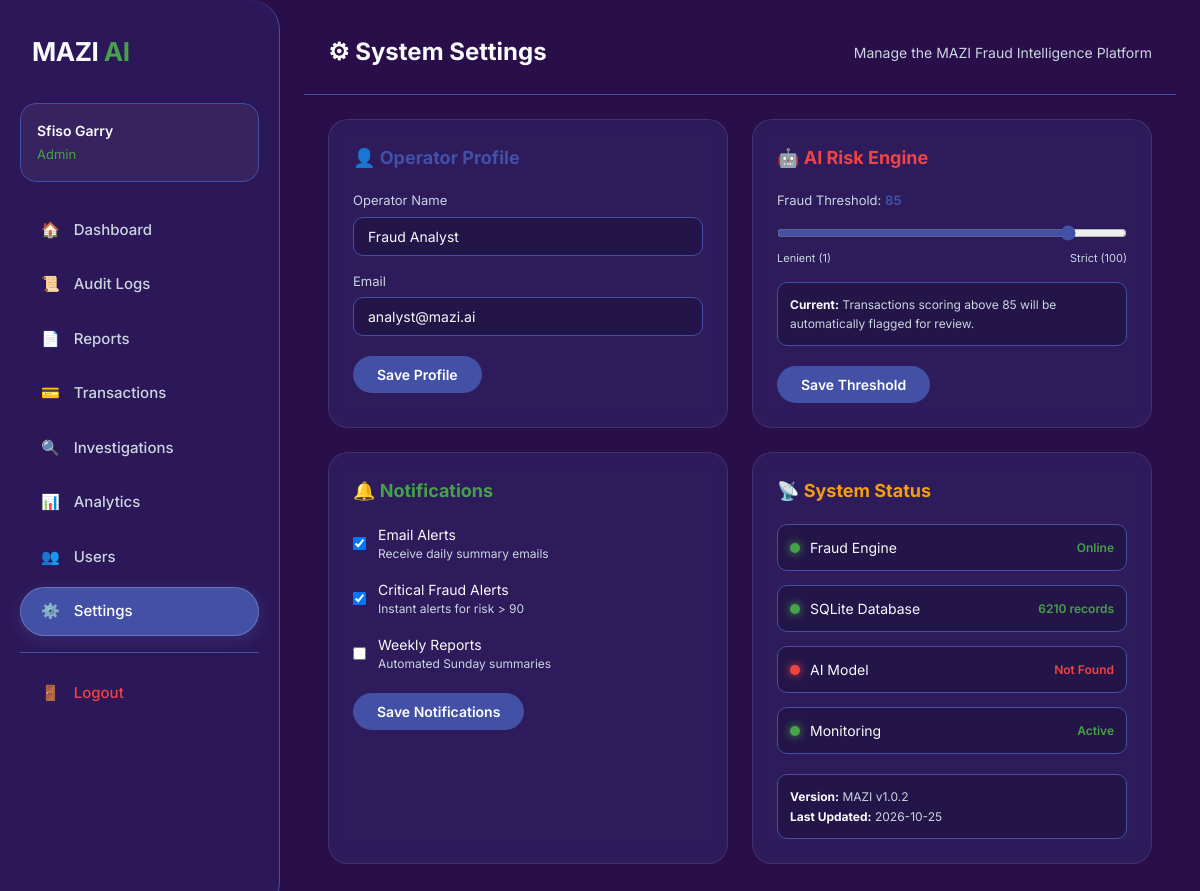
/settings/ (signed in), run on the app's committed database.
### tables this page shows
CREATE TABLE settings (
            id INTEGER PRIMARY KEY AUTOINCREMENT,
            user_id INTEGER DEFAULT 1,
            operator_name TEXT DEFAULT 'Fraud Analyst',
            email TEXT DEFAULT 'analyst@mazi.ai',
            fraud_threshold INTEGER DEFAULT 85,
            email_alerts INTEGER DEFAULT 1,
            critical_alerts INTEGER DEFAULT 1,
            weekly_reports INTEGER DEFAULT 0
        );

### routes/settings.py (the view, shortened to what this page needs)
@settings_bp.route(
    "/",
    methods=["GET", "POST"]
)
@login_required
@role_required("Admin")
def settings():
    conn = get_db_connection()
    cursor = conn.cursor()
    cursor.execute(
        """
        SELECT *
        FROM settings
        WHERE id = 1
        """
    )
    settings_data = cursor.fetchone()
    try:
        cursor.execute("SELECT COUNT(*) AS count FROM transactions")
        db_count_result = cursor.fetchone()
        db_count = db_count_result["count"] if db_count_result else 0
    except:
        db_count = 0
    cursor.close()
    conn.close()
    try:
        from services.prediction_service import get_model_info
        model_info = get_model_info()
        model_loaded = model_info.get("loaded", False)
    except ImportError:
        model_loaded = False
    return render_template(
        "settings.html",
        settings=settings_data,
        username=session.get("username"),
        user_role=session.get("role"),
        db_count=db_count,
        model_loaded=model_loaded,
        now=datetime.datetime.now().strftime("%Y-%m-%d")
    )

### database/connection.py (called while the page is built)
def get_db_connection():
    conn = sqlite3.connect(DATABASE, timeout=20.0)
    conn.row_factory = sqlite3.Row
    conn.execute("PRAGMA foreign_keys = ON;")
    conn.execute("PRAGMA journal_mode = WAL;")  # Prevents 'database is locked' errors during concurrent scans
    return conn

### services/prediction_service.py (called while the page is built, shortened)
def get_model_info() -> dict:
    if not os.path.exists(MODEL_PATH) or not os.path.exists(META_PATH):
        return {
            "loaded": False,
            "message": "Model not trained. Execute: python core_ml/train_model.py"
        }

### services/security.py (called while the page is built, shortened)
def login_required(func):
    @wraps(func)
    def wrapper(*args, **kwargs):
        return func(*args, **kwargs)
    return wrapper

def role_required(*roles):
    def decorator(func):
        @wraps(func)
        def wrapper(*args, **kwargs):
            user_role = session.get("role")
            return func(*args, **kwargs)
        return wrapper
    return decorator

### templates/settings.html (shortened to what this page needs)
{% extends "base.html" %}
{% block content %}
<div style="padding: 10px 24px 24px 24px; border-bottom: 1px solid var(--bg-border); display: flex; justify-content: space-between; align-items: center;">
    <h1 style="margin:0; font-size: 24px; color: var(--text-primary);">⚙ System Settings</h1>
    <div style="font-size: 14px; color: var(--text-secondary);">
        Manage the MAZI Fraud Intelligence Platform
    </div>
</div>
<div style="display: grid; grid-template-columns: repeat(2, 1fr); gap: 24px; padding: 24px;">
    <div class="glass-card" style="background: rgba(66, 80, 166, 0.2); backdrop-filter: blur(10px); border: 1px solid rgba(255,255,255,0.1); border-radius: 20px; padding: 24px;">
        <h3 style="color: var(--accent-blue); margin-bottom: 20px; font-size: 18px;">👤 Operator Profile</h3>
        <form action="{{ url_for('settings.settings') }}" method="POST">
            <div style="margin-bottom: 16px;">
                <label style="display: block; font-size: 13px; color: var(--text-secondary); margin-bottom: 6px;">Operator Name</label>
                <input type="text" name="operator_name" value="{{ settings.operator_name|default('Fraud Analyst') }}"
                    style="width: 100%; padding: 10px 14px; background: rgba(0,0,0,0.2); border: 1px solid var(--bg-border); border-radius: 10px; color: var(--text-primary); font-size: 14px; outline: none;">
            </div>
            <div style="margin-bottom: 20px;">
                <label style="display: block; font-size: 13px; color: var(--text-secondary); margin-bottom: 6px;">Email</label>
                <input type="email" name="email" value="{{ settings.email|default('analyst@mazi.ai') }}"
                    style="width: 100%; padding: 10px 14px; background: rgba(0,0,0,0.2); border: 1px solid var(--bg-border); border-radius: 10px; color: var(--text-primary); font-size: 14px; outline: none;">
            </div>
            <button type="submit" style="background: var(--accent-blue); color: white; border: none; padding: 10px 24px; border-radius: 30px; font-size: 14px; font-weight: 600; cursor: pointer; transition: opacity 0.2s;">
                Save Profile
            </button>
        </form>
    </div>
    <div class="glass-card" style="background: rgba(66, 80, 166, 0.2); backdrop-filter: blur(10px); border: 1px solid rgba(255,255,255,0.1); border-radius: 20px; padding: 24px;">
        <h3 style="color: var(--accent-red); margin-bottom: 20px; font-size: 18px;">🤖 AI Risk Engine</h3>
        <form action="{{ url_for('settings.settings') }}" method="POST">
            <div style="margin-bottom: 16px;">
                <label style="display: block; font-size: 13px; color: var(--text-secondary); margin-bottom: 6px;">
                    Fraud Threshold: <span id="thresholdValue" style="color: var(--accent-blue); font-weight: bold;">{{ settings.fraud_threshold|default(85) }}</span>
                </label>
                <input type="range" name="threshold" min="1" max="100" value="{{ settings.fraud_threshold|default(85) }}"
                    oninput="document.getElementById('thresholdValue').textContent = this.value; document.getElementById('thresholdText').textContent = this.value;"
                    style="width: 100%; accent-color: var(--accent-blue); margin-top: 8px;">
                <div style="display: flex; justify-content: space-between; font-size: 11px; color: var(--text-secondary); margin-top: 4px;">
                    <span>Lenient (1)</span>
                    <span>Strict (100)</span>
                </div>
            </div>
            <div style="margin-bottom: 20px; padding: 12px; background: rgba(0,0,0,0.2); border-radius: 10px; border: 1px solid var(--bg-border);">
                <div style="font-size: 12px; color: var(--text-secondary); line-height: 1.6;">
                    <strong style="color: var(--text-primary);">Current:</strong> Transactions scoring above <span id="thresholdText">{{ settings.fraud_threshold|default(85) }}</span> will be automatically flagged for review.
                </div>
            </div>
            <button type="submit" style="background: var(--accent-blue); color: white; border: none; padding: 10px 24px; border-radius: 30px; font-size: 14px; font-weight: 600; cursor: pointer; transition: opacity 0.2s;">
                Save Threshold
            </button>
        </form>
    </div>
    <div class="glass-card" style="background: rgba(66, 80, 166, 0.2); backdrop-filter: blur(10px); border: 1px solid rgba(255,255,255,0.1); border-radius: 20px; padding: 24px;">
        <h3 style="color: var(--accent-green); margin-bottom: 20px; font-size: 18px;">🔔 Notifications</h3>
        <form action="{{ url_for('settings.settings') }}" method="POST">
            <div style="margin-bottom: 16px;">
                <label style="display: flex; align-items: center; gap: 12px; cursor: pointer;">
                    <input type="checkbox" name="email_alerts" value="1" {% if settings.email_alerts|default(1) == 1 %}checked{% endif %}>
                    <div>
                        <div style="font-size: 14px; color: var(--text-primary);">Email Alerts</div>
                        <div style="font-size: 12px; color: var(--text-secondary);">Receive daily summary emails</div>
                    </div>
                </label>
            </div>
            <div style="margin-bottom: 16px;">
                <label style="display: flex; align-items: center; gap: 12px; cursor: pointer;">
                    <input type="checkbox" name="critical_alerts" value="1" {% if settings.critical_alerts|default(1) == 1 %}checked{% endif %}>
                    <div>
                        <div style="font-size: 14px; color: var(--text-primary);">Critical Fraud Alerts</div>
                        <div style="font-size: 12px; color: var(--text-secondary);">Instant alerts for risk > 90</div>
                    </div>
                </label>
            </div>
            <div style="margin-bottom: 20px;">
                <label style="display: flex; align-items: center; gap: 12px; cursor: pointer;">
                    <input type="checkbox" name="weekly_reports" value="1" {% if settings.weekly_reports|default(0) == 1 %}checked{% endif %}>
                    <div>
                        <div style="font-size: 14px; color: var(--text-primary);">Weekly Reports</div>
                        <div style="font-size: 12px; color: var(--text-secondary);">Automated Sunday summaries</div>
                    </div>
                </label>
            </div>
            <button type="submit" style="background: var(--accent-blue); color: white; border: none; padding: 10px 24px; border-radius: 30px; font-size: 14px; font-weight: 600; cursor: pointer; transition: opacity 0.2s;">
                Save Notifications
            </button>
        </form>
    </div>
    <div class="glass-card" style="background: rgba(66, 80, 166, 0.2); backdrop-filter: blur(10px); border: 1px solid rgba(255,255,255,0.1); border-radius: 20px; padding: 24px;">
        <h3 style="color: var(--accent-orange); margin-bottom: 20px; font-size: 18px;">📡 System Status</h3>
        <div style="display: flex; flex-direction: column; gap: 14px;">
            <div style="display: flex; align-items: center; justify-content: space-between; padding: 12px; background: rgba(0,0,0,0.2); border-radius: 10px; border: 1px solid var(--bg-border);">
                <div style="display: flex; align-items: center; gap: 10px;">
                    <span style="width: 10px; height: 10px; background: var(--accent-green); border-radius: 50%; box-shadow: 0 0 8px var(--accent-green);"></span>
                    <span style="font-size: 14px; color: var(--text-primary);">Fraud Engine</span>
                </div>
                <span style="font-size: 12px; color: var(--accent-green); font-weight: 600;">Online</span>
            </div>
            <div style="display: flex; align-items: center; justify-content: space-between; padding: 12px; background: rgba(0,0,0,0.2); border-radius: 10px; border: 1px solid var(--bg-border);">
                <div style="display: flex; align-items: center; gap: 10px;">
                    <span style="width: 10px; height: 10px; background: var(--accent-green); border-radius: 50%; box-shadow: 0 0 8px var(--accent-green);"></span>
                    <span style="font-size: 14px; color: var(--text-primary);">SQLite Database</span>
                </div>
                <span style="font-size: 12px; color: var(--accent-green); font-weight: 600;">{{ db_count }} records</span>
            </div>
            <div style="display: flex; align-items: center; justify-content: space-between; padding: 12px; background: rgba(0,0,0,0.2); border-radius: 10px; border: 1px solid var(--bg-border);">
                <div style="display: flex; align-items: center; gap: 10px;">
                    <span style="width: 10px; height: 10px; background: {% if model_loaded %}var(--accent-green){% else %}var(--accent-red){% endif %}; border-radius: 50%; box-shadow: 0 0 8px {% if model_loaded %}var(--accent-green){% else %}var(--accent-red){% endif %};"></span>
                    <span style="font-size: 14px; color: var(--text-primary);">AI Model</span>
                </div>
                <span style="font-size: 12px; color: {% if model_loaded %}var(--accent-green){% else %}var(--accent-red){% endif %}; font-weight: 600;">
                    {% if model_loaded %}Loaded{% else %}Not Found{% endif %}
                </span>
            </div>
            <div style="display: flex; align-items: center; justify-content: space-between; padding: 12px; background: rgba(0,0,0,0.2); border-radius: 10px; border: 1px solid var(--bg-border);">
                <div style="display: flex; align-items: center; gap: 10px;">
                    <span style="width: 10px; height: 10px; background: var(--accent-green); border-radius: 50%; box-shadow: 0 0 8px var(--accent-green);"></span>
                    <span style="font-size: 14px; color: var(--text-primary);">Monitoring</span>
                </div>
                <span style="font-size: 12px; color: var(--accent-green); font-weight: 600;">Active</span>
            </div>
        </div>
        <div style="margin-top: 20px; padding: 12px; background: rgba(0,0,0,0.2); border-radius: 10px; border: 1px solid var(--bg-border);">
            <div style="font-size: 12px; color: var(--text-secondary); line-height: 1.6;">
                <strong style="color: var(--text-primary);">Version:</strong> MAZI v1.0.2<br>
                <strong style="color: var(--text-primary);">Last Updated:</strong> {{ now|default('2026-10-24') }}
            </div>
        </div>
    </div>
</div>
{% endblock %}

### static/css/style.css (style rules this page uses)
:root { --bg-base: #290E4A; --bg-surface: rgba(66, 80, 166, 0.15); --bg-border: #4250A6; --accent-blue: #4250A6; --accent-green: #47A04A; --accent-red: #ef4444; --accent-orange: #f59e0b; --text-primary: #f8fafc; --text-secondary: #cbd5e1; --sidebar-width: 280px; }
* { margin: 0; padding: 0; box-sizing: border-box; }
html { scroll-behavior: smooth; }
body { background-color: var(--bg-base); color: var(--text-primary); font-family: 'Inter', -apple-system, BlinkMacSystemFont, sans-serif; font-size: 14px; line-height: 1.5; min-height: 100vh; overflow-x: hidden; }

### templates/base.html (style rules this page uses)
:root { --bg-base: #290E4A; --bg-surface: rgba(66, 80, 166, 0.15); --bg-border: #4250A6; --accent-blue: #4250A6; --accent-green: #47A04A; --accent-red: #ef4444; --accent-orange: #f59e0b; --text-primary: #f8fafc; --text-secondary: #cbd5e1; --sidebar-width: 280px; }
* { margin: 0; padding: 0; box-sizing: border-box; font-family: 'Inter', sans-serif; }
body { background-color: var(--bg-base); color: var(--text-primary); display: flex; min-height: 100vh; overflow-x: hidden; }
.metric-card, .glass-card { background: rgba(66, 80, 166, 0.2); backdrop-filter: blur(10px); border: 1px solid rgba(255, 255, 255, 0.1); border-radius: 20px; padding: 20px; }

### data on the page
settings: operator_name "Fraud Analyst", email "analyst@mazi.ai", fraud_threshold "85", threshold "85", email_alerts "☑", critical_alerts "☑"

### other printed values
{{ session.get('username', 'User') }} "Sfiso Garry"
{{ session.get('role', 'Customer') }} "Admin"
{{ db_count }} "6210"
